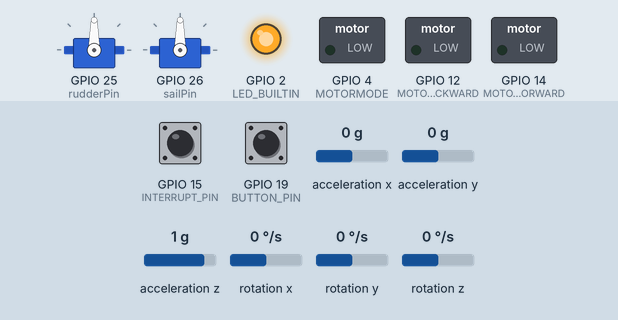
This sketch was run on a simulated ESP32. Parts: 2 × servo, switched loads named in the sketch (green lamp = pin HIGH), output pins drawn as LEDs (lit = HIGH). The test bench sets the inputs (shaded band); at power-on: rotation z 0 °/s, GPIO 19 (BUTTON_PIN) HIGH, acceleration y 0 g, acceleration z 1 g, GPIO 15 (INTERRUPT_PIN) LOW, acceleration x 0 g, rotation x 0 °/s, rotation y 0 °/s. The sensor or clock chip raises its interrupt line as the real part does; nothing arrives over Bluetooth unless stated; a phone connects over Bluetooth LE 3 s after start; what the sketch prints to the serial monitor is not drawn.

Above: at 2.3 s.
2.4 s: rotation z set to -6 °/s
5.4 s: rotation z set to -9 °/s
8.4 s: GPIO 19 (BUTTON_PIN) pulled LOW for 0.15 s
At 9.3 s:
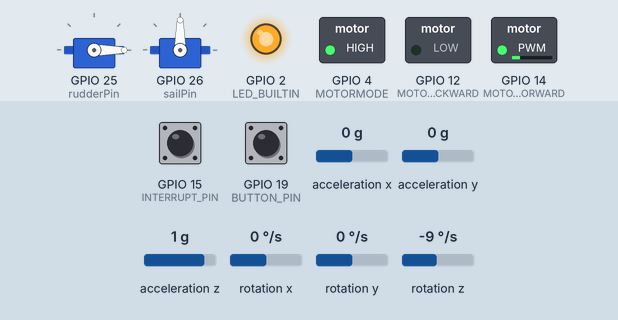
11.5 s: acceleration y set to -1.4 g
At 12.05 s:
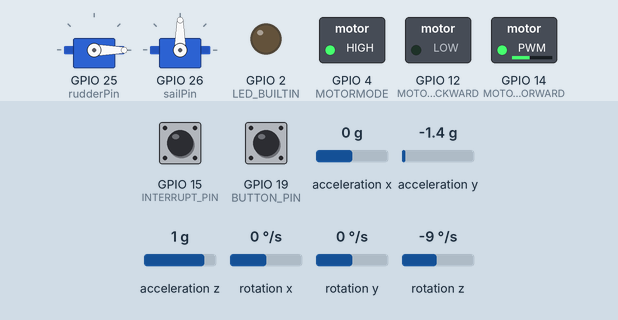
14.5 s: acceleration z set to -0.1 g
17.5 s: GPIO 19 (BUTTON_PIN) pulled LOW for 1 s
At 38.1 s:
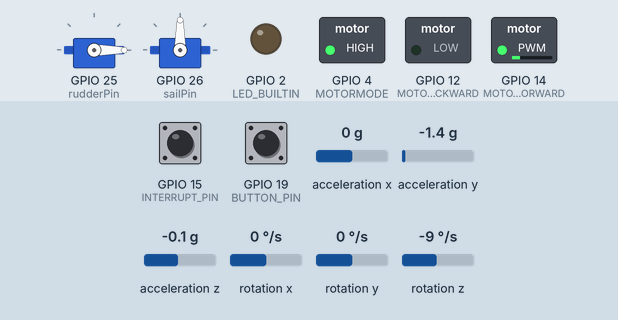
Timing chart, 0 to 54.7 s (numbered marks = the images above; inputs shaded):
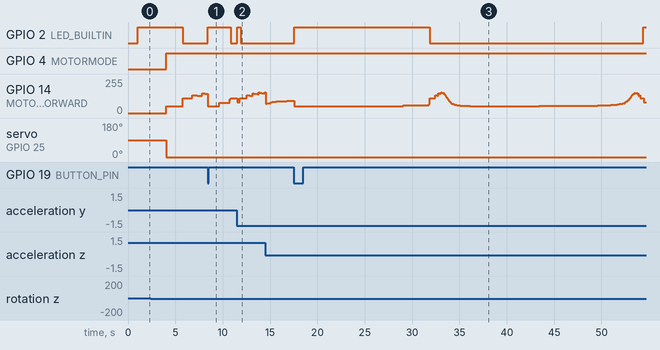

The sketch:

EspCodeCalculations.ino
```cpp
#include <BLEDevice.h>
#include <BLEServer.h>
#include <BLEUtils.h>
#include <BLE2902.h>
#include <ESP32Servo.h>
#include <Wire.h>

#include "I2Cdev.h"
#include "MPU6050_6Axis_MotionApps20.h"

/* MPU6050 default I2C address is 0x68*/
MPU6050 mpu;

#define OUTPUT_READABLE_YAWPITCHROLL

int const INTERRUPT_PIN = 15;  // Define the interruption #0 pin

/*---MPU6050 Control/Status Variables---*/
bool DMPReady = false;   // Set true if DMP init was successful
uint8_t MPUIntStatus;    // Holds actual interrupt status byte from MPU
uint8_t devStatus;       // Return status after each device operation (0 = success, !0 = error)
uint16_t packetSize;     // Expected DMP packet size (default is 42 bytes)
uint8_t FIFOBuffer[64];  // FIFO storage buffer

/*---Orientation/Motion Variables---*/
Quaternion q;         // [w, x, y, z]         Quaternion container
VectorInt16 aa;       // [x, y, z]            Accel sensor measurements
VectorInt16 gy;       // [x, y, z]            Gyro sensor measurements
VectorInt16 aaReal;   // [x, y, z]            Gravity-free accel sensor measurements
VectorInt16 aaWorld;  // [x, y, z]            World-frame accel sensor measurements
VectorFloat gravity;  // [x, y, z]            Gravity vector
float euler[3];       // [psi, theta, phi]    Euler angle container
float ypr[3];         // [yaw, pitch, roll]   Yaw/Pitch/Roll container and gravity vector

/*------Interrupt detection routine------*/
volatile bool MPUInterrupt = false;  // Indicates whether MPU6050 interrupt pin has gone high
void DMPDataReady() {
  MPUInterrupt = true;
}


// MPU6050
float RateRoll, RatePitch, RateYaw;
float RateCalibrationRoll, RateCalibrationPitch, RateCalibrationYaw;

float TotalYawAngle = 0.0;

int RateCalibrationNumber;

BLEServer* pServer = NULL;
BLECharacteristic* pCharacteristic = NULL;
BLECharacteristic* pBattery = NULL;
BLECharacteristic* pServo = NULL;
BLE2902* pBLE2902;

bool deviceConnected = false;
bool oldDeviceConnected = false;
uint32_t value = 0;

int rudderPosition = 90;
int sailPosition = 90;

#define SERVICE_UUID "d67d9418-63a3-4cd5-ad66-7a5ff5405bdb"
#define BATTERY_CHARACTERISTIC_UUID "0968cb64-9577-48f9-a03d-2a0f2f0fe42c"
#define SERVO_CHARACTERISTIC_UUID "0746f868-e741-4506-a71f-7851d6ce2f18"


// Define servothings
#define rudderPin 25
#define sailPin 26

Servo servoRudder;
Servo servoSail;

#define MOTORMODE 4
#define MOTOR_PIN_FORWARD 14
#define MOTOR_PIN_BACKWARD 12

#define BUTTON_PIN 19
#define LED_BUILTIN 2
bool blinkState = false;

unsigned long lastTime = 0;  // Variable to store the last loop time
unsigned long lastPrintFunctionRunTime = 0;
unsigned long lastServoRunTime = 0;
unsigned long lastBluetoothRunTime = 0;
unsigned long currentTime = 0;

unsigned int loopTime = 0;

// Millis
unsigned long previousMillis = 0;               // Variable to store the previous timestamp
const unsigned long interval10Seconds = 10000;  // Interval in milliseconds (10 seconds)

class MyServerCallbacks : public BLEServerCallbacks {
  void onConnect(BLEServer* pServer) {
    deviceConnected = true;
  };

  void onDisconnect(BLEServer* pServer) {
    deviceConnected = false;
  }
};

const int polarDiagram[] = { 0, 327, 638, 916, 1145, 1312, 1429, 1528, 1664, 1747, 1801, 1829, 1856, 1832, 1723, 1406, 1205, 1075, 947 };

const int sailTrimDiagram[] = { 0, 0, 111, 166, 222, 277, 333, 388, 444, 500, 555, 611, 666, 722, 777, 833, 888, 944, 1000 };

const float polarDiagramMaxValue = 1856;
const int tableSize = sizeof(polarDiagram) / sizeof(polarDiagram[0]);


// COURSE Things //
int windDirection = 0;
int courseValue = 0;
int currentAngle = 0;
int sailControl = 0;
int sailAngles[100] = { 30, 40, 50, 60, 70, 80, 90, 100, 110, 120, 130, 140, 150, 160, 170, 180 };
int trueSailPos = 0;
int speedFactor = 0;
int motorSpeed = 0;
int minimumMotorSpeed = 50;

bool portSide = true;

float trimFactor = 0;
float polarSpeedFactor = 0;

int oldSailServoValue = 0;
int oldRudderServoValue = 0;

float smoothedSailServoValue = 0;
float smoothedRudderServoValue = 0;

void setup(void) {
#if I2CDEV_IMPLEMENTATION == I2CDEV_ARDUINO_WIRE
  Wire.begin();
  Wire.setClock(400000);  // 400kHz I2C clock. Comment on this line if having compilation difficulties
#elif I2CDEV_IMPLEMENTATION == I2CDEV_BUILTIN_FASTWIRE
  Fastwire::setup(400, true);
#endif


  Serial.begin(115200);
  while (!Serial)
    ;

  /*Initialize device*/
  Serial.println(F("Initializing I2C devices..."));
  mpu.initialize();
  pinMode(INTERRUPT_PIN, INPUT);

  /*Verify connection*/
  Serial.println(F("Testing MPU6050 connection..."));
  if (mpu.testConnection() == false) {
    Serial.println("MPU6050 connection failed");
    while (true)
      ;
  } else {
    Serial.println("MPU6050 connection successful");
  }

  devStatus = mpu.dmpInitialize();

  /* Supply your gyro offsets here, scaled for min sensitivity */
  mpu.setXGyroOffset(0);
  mpu.setYGyroOffset(0);
  mpu.setZGyroOffset(0);
  mpu.setXAccelOffset(0);
  mpu.setYAccelOffset(0);
  mpu.setZAccelOffset(0);

  /* Making sure it worked (returns 0 if so) */
  if (devStatus == 0) {
    mpu.CalibrateAccel(6);  // Calibration Time: generate offsets and calibrate our MPU6050
    mpu.CalibrateGyro(6);
    Serial.println("These are the Active offsets: ");
    mpu.PrintActiveOffsets();
    Serial.println(F("Enabling DMP..."));  //Turning ON DMP
    mpu.setDMPEnabled(true);

    /*Enable Arduino interrupt detection*/
    Serial.print(F("Enabling interrupt detection (Arduino external interrupt "));
    Serial.print(digitalPinToInterrupt(INTERRUPT_PIN));
    Serial.println(F(")..."));
    attachInterrupt(digitalPinToInterrupt(INTERRUPT_PIN), DMPDataReady, RISING);
    MPUIntStatus = mpu.getIntStatus();

    /* Set the DMP Ready flag so the main loop() function knows it is okay to use it */
    Serial.println(F("DMP ready! Waiting for first interrupt..."));
    DMPReady = true;
    packetSize = mpu.dmpGetFIFOPacketSize();  //Get expected DMP packet size for later comparison
  } else {
    Serial.print(F("DMP Initialization failed (code "));  //Print the error code
    Serial.print(devStatus);
    Serial.println(F(")"));
    // 1 = initial memory load failed
    // 2 = DMP configuration updates failed
  }


  pinMode(LED_BUILTIN, OUTPUT);
  pinMode(BUTTON_PIN, INPUT_PULLUP);
  pinMode(MOTORMODE, OUTPUT);
  pinMode(MOTOR_PIN_FORWARD, OUTPUT);
  pinMode(MOTOR_PIN_BACKWARD, OUTPUT);

  digitalWrite(MOTOR_PIN_FORWARD, LOW);
  digitalWrite(MOTOR_PIN_BACKWARD, LOW);
  digitalWrite(MOTORMODE, LOW);

  // **************************************************************************
  digitalWrite(LED_BUILTIN, LOW);
  delay(500);
  digitalWrite(LED_BUILTIN, HIGH);

  // Create the BLE Device
  BLEDevice::init("Land Sailor - RED");
  // **************************************************************************

  // Create the BLE Server
  pServer = BLEDevice::createServer();
  pServer->setCallbacks(new MyServerCallbacks());


  // Create the BLE Service
  BLEService* pService = pServer->createService(SERVICE_UUID);

  // Create a BLE Characteristic
  pBattery = pService->createCharacteristic(
    BATTERY_CHARACTERISTIC_UUID,
    BLECharacteristic::PROPERTY_READ | BLECharacteristic::PROPERTY_WRITE | BLECharacteristic::PROPERTY_NOTIFY);

  pServo = pService->createCharacteristic(
    SERVO_CHARACTERISTIC_UUID,
    BLECharacteristic::PROPERTY_WRITE_NR);

  // https://www.bluetooth.com/specifications/gatt/viewer?attributeXmlFile=org.bluetooth.descriptor.gatt.client_characteristic_configuration.xml
  // Create a BLE Descriptor
  BLEDescriptor* pBatteryDescr;
  pBatteryDescr = new BLEDescriptor((uint16_t)0x2901);
  pBatteryDescr->setValue("Battery Indicator");

  BLEDescriptor* pServoDescr;
  pServoDescr = new BLEDescriptor((uint16_t)0x2901);
  pServoDescr->setValue("Combined Servos");

  pBLE2902 = new BLE2902();
  //pBLE2902->setNotifications(true);
  pBattery->addDescriptor(pBatteryDescr);
  pBattery->addDescriptor(pBLE2902);


  // Added at combined servo characteristic to minimize amount packages.
  pServo->addDescriptor(pServoDescr);
  pServo->addDescriptor(new BLE2902());


  // Start the service
  pService->start();

  // Start advertising
  BLEAdvertising* pAdvertising = BLEDevice::getAdvertising();
  pAdvertising->addServiceUUID(SERVICE_UUID);
  pAdvertising->setScanResponse(false);
  pAdvertising->setMinPreferred(0x0);  // set value to 0x00 to not advertise this parameter
  BLEDevice::startAdvertising();
  Serial.println("Waiting a client connection to notify...");

  servoRudder.attach(rudderPin, 500, 2500);

  servoSail.attach(sailPin, 500, 2500);
  servoRudder.write(rudderPosition);
  servoSail.write(sailPosition);
  //servoRudder.detach();
  //servoSail.detach();
  delay(100);
}

void loop() {
  if (!DMPReady) return;

  currentTime = millis();
  gyroRotation();
  bluetooth();
  upWind();
  setCourse();
  calculateWind();
  if (deviceConnected) {
    //servoRudder.attach(rudderPin, 500, 2500);
    //servoSail.attach(sailPin, 500, 2500);
    digitalWrite(MOTORMODE, HIGH);
    controlServos();
    controlMotor();
  } else {
    //servoRudder.detach();
    //servoSail.detach();
    analogWrite(MOTOR_PIN_FORWARD, 0);
    analogWrite(MOTOR_PIN_BACKWARD, 0);
    digitalWrite(MOTORMODE, LOW);
    //blink();
  }

  printFunction();
}

void bluetooth() {
  // notify changed value
  if (deviceConnected) {
    // Calculate the elapsed time since the last function run
    //unsigned long currentTime = millis();
    //unsigned long elapsedTime = currentTime - lastBluetoothRunTime;

    // Check if enough time has elapsed since the last run
    //if (elapsedTime >= 20) {  // Run every 20 milliseconds
    lastBluetoothRunTime = currentTime;
    sendBatteryVoltage();
    uint8_t* servoValue = pServo->getData();

    rudderPosition = servoValue[0];
    sailPosition = servoValue[1];

    //servoRudder.write(rudderPosition);
    //servoSail.write(sailPosition);
    //}

    delay(20);  // bluetooth stack will go into congestion, if too many packets are sent, in 6 hours test i was able to go as low as 3ms
  }
  // disconnecting
  if (!deviceConnected && oldDeviceConnected) {
    delay(500);  // give the bluetooth stack the chance to get things ready

    pServer->startAdvertising();  // restart advertising
    Serial.println("start advertising");
    oldDeviceConnected = deviceConnected;
  }
  // connecting
  if (deviceConnected && !oldDeviceConnected) {
    // do stuff here on connecting
    oldDeviceConnected = deviceConnected;
  }
}

void sendBatteryVoltage() {
  if (currentTime - previousMillis >= interval10Seconds) {
    previousMillis = currentTime;

    float batteryVoltage = 4.2;
    int sendBatteryVoltage = map(batteryVoltage * 10, 33, 42, 0, 100);
    //Serial.println(sendBatteryVoltage);
    pBattery->setValue(sendBatteryVoltage);
    pBattery->notify();
    batteryVoltage += 0.1;
  }
}

void controlServos() {
  // Calculate the elapsed time since the last function run
  //unsigned long elapsedTime = currentTime - lastServoRunTime;
  // Check if enough time has elapsed since the last run
  //if (elapsedTime >= 15 - loopTime) {  // Run every 15 milliseconds
  //lastServoRunTime = currentTime;
  //servoSail.write(sailPosition);
  //Serial.println(sailPosition);


  //servoRudder.write(rudderPosition);
  //servoSail.write(trueSailPos);


  //if (trueSailPos != oldSailServoValue) {
  smoothedSailServoValue = (sailPosition * 0.05) + (oldSailServoValue * 0.95);
  oldSailServoValue = smoothedSailServoValue;
  //}

  //if (rudderPosition != oldRudderServoValue) {
  smoothedRudderServoValue = (rudderPosition * 0.05) + (oldRudderServoValue * 0.95);
  oldRudderServoValue = smoothedRudderServoValue;
  //}

  if (portSide) {
    trueSailPos = map(sailPosition, 0, 180, 90, 0);
  } else {
    trueSailPos = map(sailPosition, 0, 180, 90, 180);
  }

  servoRudder.write(rudderPosition);
  servoSail.write(trueSailPos);


  //}
}

void calculateWind() {
  if (currentAngle > 20) {
    trimFactor = abs((180 - smoothedSailServoValue - currentAngle) / 180);
  }
  polarSpeedFactor = polarDiagram[currentAngle / 10] / polarDiagramMaxValue;
  //Serial.println(polarSpeedFactor);

  motorSpeed = (255 - minimumMotorSpeed) * polarSpeedFactor * trimFactor + minimumMotorSpeed;
}

void gyroRotation() {
  /* Read a packet from FIFO */
  if (mpu.dmpGetCurrentFIFOPacket(FIFOBuffer)) {  // Get the Latest packet
#ifdef OUTPUT_READABLE_YAWPITCHROLL
    /* Display Euler angles in degrees */
    mpu.dmpGetQuaternion(&q, FIFOBuffer);
    mpu.dmpGetGravity(&gravity, &q);
    mpu.dmpGetYawPitchRoll(ypr, &q, &gravity);
    // Serial.print("ypr\t");
    // Serial.print(ypr[0] * 180 / M_PI);
    // Serial.print("\t");
    // Serial.print(ypr[1] * 180 / M_PI);
    // Serial.print("\t");
    // Serial.println(ypr[2] * 180 / M_PI);
    //currentAngle = abs(ypr[0] * 180 / M_PI - windDirection);
#endif

    currentAngle = ypr[0] * 180 / M_PI - windDirection;

    if (currentAngle > 180) {
      currentAngle -= 360;
      portSide = true;
    }
    if (currentAngle < -180) {
      currentAngle += 360;
      portSide = false;
    }
    currentAngle = abs(currentAngle);
    // if (ypr[0] * 180 / M_PI > 0) {  // This shit broken *******************************************************************************
    //   portSide = true;
    //   currentAngle = abs(ypr[0] * 180 / M_PI - windDirection);
    // } else {
    //   portSide = false;
    //   currentAngle = abs(ypr[0] * 180 / M_PI + windDirection);
    // }
  }
}


void setCourse() {
  if (!digitalRead(BUTTON_PIN)) {
    windDirection = ypr[0] * 180 / M_PI;
    //courseValue = currentAngle;
  }
}

void upWind() {
  if (currentAngle <= 20) {
    digitalWrite(LED_BUILTIN, HIGH);
  } else {
    digitalWrite(LED_BUILTIN, LOW);
  }
}

void controlMotor() {
  analogWrite(MOTOR_PIN_FORWARD, motorSpeed);
  analogWrite(MOTOR_PIN_BACKWARD, 0);
}


void printFunction() {
  if (Serial) {
    unsigned long elapsedTime = currentTime - lastPrintFunctionRunTime;

    // Check if enough time has elapsed since the last run
    if (elapsedTime >= 200) {  // Run every 200 milliseconds
      lastPrintFunctionRunTime = currentTime;
      loopTime = millis() - currentTime;

      Serial.println("");
      Serial.print("CurrentAngle: ");
      Serial.print(currentAngle);
      Serial.print(" | TrueYaw = ");
      Serial.print(ypr[0] * 180 / M_PI);
      Serial.print(" | ");
      Serial.print("Wind Direction: ");
      Serial.print(windDirection);
      Serial.print(" | ");
      Serial.print("RudderPOS: ");
      Serial.print(smoothedRudderServoValue);
      Serial.print(" | ");
      Serial.print("SailPOS: ");
      Serial.print(smoothedSailServoValue);
      Serial.print(" | ");
      Serial.print("SF: ");
      Serial.print(speedFactor);
      Serial.print(" | ");
      Serial.print("MotorSpeed: ");
      Serial.print(motorSpeed);

      Serial.print(" | ");
      Serial.print("trimFactor: ");
      Serial.print(abs(trimFactor));
      Serial.print(" | ");
      Serial.print("polarFactor: ");
      Serial.print(polarSpeedFactor);
      Serial.print(" | Loop time: ");
      Serial.print(loopTime);
      Serial.print(" | PortSide: ");
      Serial.print(portSide);
    }
  }
}

void blink() {
  digitalWrite(LED_BUILTIN, HIGH);
  delay(100);
  digitalWrite(LED_BUILTIN, LOW);
  delay(100);
}
```

Measured:
- after the input at 8.4 s, GPIO 2 (LED_BUILTIN): LOW → HIGH at once, → LOW 2.4 s later
- after the input at 11.5 s, GPIO 2 (LED_BUILTIN): LOW → HIGH at once, → LOW 0.35 s later
